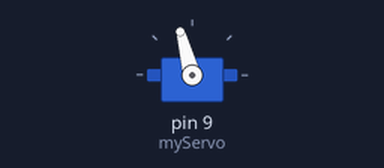
Bench run of a sketch on a simulated Arduino Uno, built with avr-gcc and run on an emulated ATmega328P. Parts: servo.

Above: at 0.05 s.
Timing chart, 0 to 4.6 s (numbered marks = the images above):
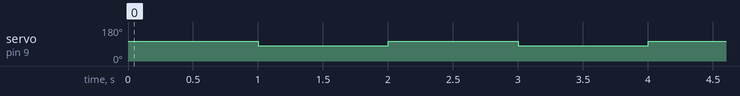

Measured:
- by itself, servo on pin 9 (myServo): alternates 105° for 1.0 s and 80° for 1.0 s

The sketch:

ServoCode.ino
```cpp
#include <Servo.h>

Servo myServo;  // Create a Servo object

void setup() {
  myServo.attach(9);  // Attach the servo on pin 9
}

void loop() {
  // Move the servo from 0 to 180 degrees
  /*for (int pos = 0; pos <= 180; pos += 1) {
    myServo.write(pos);  // Tell the servo to go to position in variable 'pos'
    delay(1000);           // Wait 15 ms for the servo to reach the position
  }*/
  myServo.write(105); //speed of servo clockwise
  delay(1000); //time servo runs
  myServo.write(80); //speed of servo counterclockwise
  delay(1000); //time servo runs

}
```
